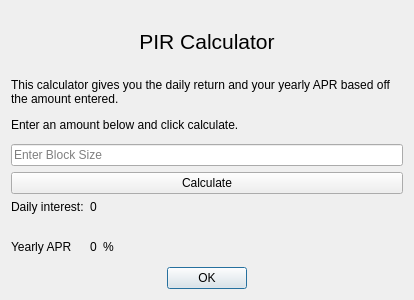
<?xml version="1.0" encoding="UTF-8"?>
<ui version="4.0">
 <class>calcDialog</class>
 <widget class="QDialog" name="calcDialog">
  <property name="geometry">
   <rect>
    <x>0</x>
    <y>0</y>
    <width>414</width>
    <height>300</height>
   </rect>
  </property>
  <property name="windowTitle">
   <string>PIR Calculator</string>
  </property>
  <layout class="QGridLayout" name="gridLayout_5">
   <item row="3" column="0">
    <layout class="QGridLayout" name="gridLayout_4">
     <item row="0" column="0">
      <layout class="QGridLayout" name="gridLayout_2">
       <item row="1" column="0">
        <widget class="QLabel" name="label_3">
         <property name="text">
          <string>&lt;html&gt;&lt;head/&gt;&lt;body&gt;&lt;p&gt;&lt;span&gt;Yearly APR&lt;/span&gt;&lt;/p&gt;&lt;/body&gt;&lt;/html&gt;</string>
         </property>
        </widget>
       </item>
       <item row="0" column="0">
        <widget class="QLabel" name="dayLabel">
         <property name="lineWidth">
          <number>1</number>
         </property>
         <property name="text">
          <string>&lt;html&gt;&lt;head/&gt;&lt;body&gt;&lt;p&gt;&lt;span&gt;Daily interest:&lt;/span&gt;&lt;/p&gt;&lt;/body&gt;&lt;/html&gt;</string>
         </property>
         <property name="textFormat">
          <enum>Qt::AutoText</enum>
         </property>
         <property name="alignment">
          <set>Qt::AlignLeading|Qt::AlignLeft|Qt::AlignTop</set>
         </property>
         <property name="wordWrap">
          <bool>true</bool>
         </property>
        </widget>
       </item>
      </layout>
     </item>
     <item row="0" column="1">
      <layout class="QGridLayout" name="gridLayout_3">
       <item row="0" column="0">
        <widget class="QLabel" name="dayResult">
         <property name="lineWidth">
          <number>1</number>
         </property>
         <property name="text">
          <string>&lt;html&gt;&lt;head/&gt;&lt;body&gt;&lt;p&gt;&lt;span&gt;0&lt;/span&gt;&lt;/p&gt;&lt;/body&gt;&lt;/html&gt;</string>
         </property>
         <property name="alignment">
          <set>Qt::AlignLeading|Qt::AlignLeft|Qt::AlignTop</set>
         </property>
         <property name="wordWrap">
          <bool>true</bool>
         </property>
        </widget>
       </item>
       <item row="1" column="0">
        <widget class="QLabel" name="yearlyAPR">
         <property name="text">
          <string>&lt;html&gt;&lt;head/&gt;&lt;body&gt;&lt;p&gt;&lt;span&gt;0&lt;/span&gt;&lt;/p&gt;&lt;/body&gt;&lt;/html&gt;</string>
         </property>
        </widget>
       </item>
       <item row="1" column="1">
        <widget class="QLabel" name="label_5">
         <property name="text">
          <string>&lt;html&gt;&lt;head/&gt;&lt;body&gt;&lt;p&gt;&lt;span&gt;%&lt;/span&gt;&lt;/p&gt;&lt;/body&gt;&lt;/html&gt;</string>
         </property>
        </widget>
       </item>
      </layout>
     </item>
     <item row="0" column="2">
      <spacer name="horizontalSpacer">
       <property name="orientation">
        <enum>Qt::Horizontal</enum>
       </property>
       <property name="sizeHint" stdset="0">
        <size>
         <width>40</width>
         <height>20</height>
        </size>
       </property>
      </spacer>
     </item>
    </layout>
   </item>
   <item row="2" column="0">
    <layout class="QGridLayout" name="gridLayout">
     <item row="0" column="0">
      <widget class="QLineEdit" name="blockSizeEdit">
       <property name="placeholderText">
        <string>Enter Block Size</string>
       </property>
      </widget>
     </item>
     <item row="1" column="0">
      <widget class="QPushButton" name="pushButton">
       <property name="focusPolicy">
        <enum>Qt::ClickFocus</enum>
       </property>
       <property name="contextMenuPolicy">
        <enum>Qt::DefaultContextMenu</enum>
       </property>
       <property name="text">
        <string>Calculate</string>
       </property>
      </widget>
     </item>
    </layout>
   </item>
   <item row="1" column="0">
    <widget class="QLabel" name="label_2">
     <property name="lineWidth">
      <number>1</number>
     </property>
     <property name="text">
      <string>&lt;html&gt;&lt;head/&gt;&lt;body&gt;&lt;p&gt;&lt;span&gt;This calculator gives you the daily return and your yearly APR based off the amount entered.&lt;/span&gt;&lt;/p&gt;&lt;p&gt;&lt;span&gt;Enter an amount below and click calculate.&lt;/span&gt;&lt;/p&gt;&lt;/body&gt;&lt;/html&gt;</string>
     </property>
     <property name="alignment">
      <set>Qt::AlignLeading|Qt::AlignLeft|Qt::AlignTop</set>
     </property>
     <property name="wordWrap">
      <bool>true</bool>
     </property>
    </widget>
   </item>
   <item row="4" column="0">
    <widget class="QDialogButtonBox" name="buttonBox">
     <property name="focusPolicy">
      <enum>Qt::NoFocus</enum>
     </property>
     <property name="orientation">
      <enum>Qt::Horizontal</enum>
     </property>
     <property name="standardButtons">
      <set>QDialogButtonBox::Ok</set>
     </property>
     <property name="centerButtons">
      <bool>true</bool>
     </property>
    </widget>
   </item>
   <item row="0" column="0">
    <widget class="QLabel" name="label">
     <property name="font">
      <font>
       <pointsize>16</pointsize>
      </font>
     </property>
     <property name="text">
      <string>PIR Calculator</string>
     </property>
     <property name="scaledContents">
      <bool>false</bool>
     </property>
     <property name="alignment">
      <set>Qt::AlignCenter</set>
     </property>
    </widget>
   </item>
  </layout>
 </widget>
 <resources/>
 <connections>
  <connection>
   <sender>buttonBox</sender>
   <signal>accepted()</signal>
   <receiver>calcDialog</receiver>
   <slot>accept()</slot>
   <hints>
    <hint type="sourcelabel">
     <x>248</x>
     <y>254</y>
    </hint>
    <hint type="destinationlabel">
     <x>157</x>
     <y>274</y>
    </hint>
   </hints>
  </connection>
  <connection>
   <sender>buttonBox</sender>
   <signal>rejected()</signal>
   <receiver>calcDialog</receiver>
   <slot>reject()</slot>
   <hints>
    <hint type="sourcelabel">
     <x>316</x>
     <y>260</y>
    </hint>
    <hint type="destinationlabel">
     <x>286</x>
     <y>274</y>
    </hint>
   </hints>
  </connection>
 </connections>
</ui>
